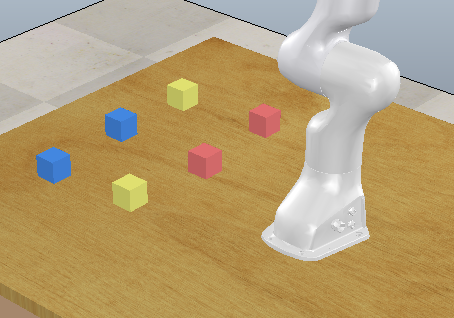
#> input picture blocks.png, 454 x 318 px
$ jupyter execute Image_processing_detection_strategy.ipynb
#> lines starting #> are read from the running program, lines starting #| are printed output that depends on the picture; after the words box and inside, x2 and y2 are one past the last pixel; in counts of white or black regions, pixels touching at a corner belong together; long printed decimals are rounded
[cell 1]
import numpy as np
import cv2
from matplotlib import pyplot as plt

This is a quick introduction to some OpenCV tools you might find useful in this project. Visit https://docs.opencv.org/master/d9/df8/tutorial_root.html for more tutorials and details. We'll start with some basic image processing.

### Image thresholding - primitive colour detection

[cell 2]
im = cv2.imread('blocks.png') #load an image
#> im is the input picture: shape (318, 454, 3); mean B, G, R 117.7, 159.7, 181.7


print("A colour image is a 2D grid of numbers, with 3 channels for colour components. Image Shape: ", im.shape)
#| A colour image is a 2D grid of numbers, with 3 channels for colour components. Image Shape:  (318, 454, 3)
print("We can access image pixel values by array indexing. Im[10,10,:]: ", im[10,10,:])
#| We can access image pixel values by array indexing. Im[10,10,:]:  [192 180 167]

[cell 3]
# Our image is stored with channels ordered as blue, green, red
plt.subplot(1,2,1)
plt.imshow(im) # our plotting expects channels red,green,blue
plt.title('BGR')
plt.subplot(1,2,2)
plt.imshow(im[:,:,[2,1,0]]) # Reversing the channel order shows the true image
plt.title('RGB')
plt.show()
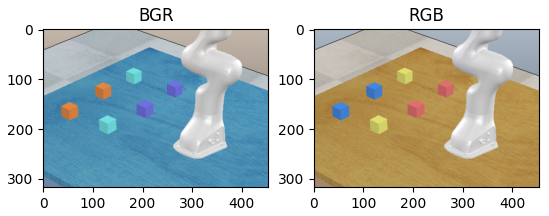
#> figure drawn by matplotlib, 2 panels; B, G, R data is drawn as R, G, B

[cell 4]
# Lets manually crop out a blue block
plt.figure(figsize=(15,5))

plt.subplot(1,4,1)
plt.imshow(im[150:180,40:70,[2,1,0]])
plt.title('Cropped image')

# Lets plot a histogram of the colours in this patch

plt.subplot(1,4,2)
plt.hist(im[150:180,40:70,0].ravel())
plt.title('Blue')
plt.subplot(1,4,3)
plt.hist(im[150:180,40:70,1].ravel())
plt.title('Green')
plt.subplot(1,4,4)
plt.hist(im[150:180,40:70,2].ravel())
plt.title('Red')
plt.show()
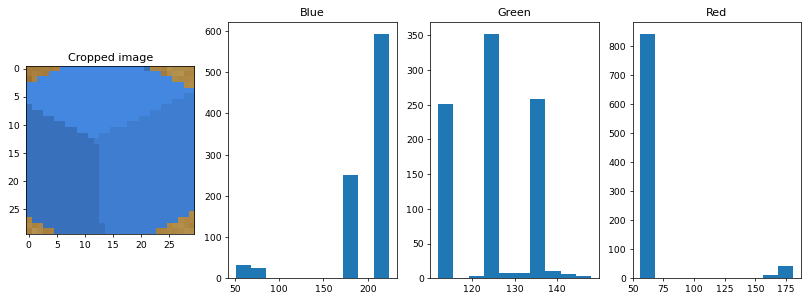
#> figure drawn by matplotlib, 4 panels; panel 2: tallest bar 593 high, from x = 206.7 to 224; panel 3: tallest bar 352 high, from x = 122.8 to 126.4; panel 4: tallest bar 843 high, from x = 56 to 68.5

# Looks like most of the colours are between
# 150-250 in the blue channel
# 0 - 150 in the green channel
# 50 - 75 in the red channel

[cell 5]
# Lets threshold the image so that only these blocks remain - we'll use the opencv inRange function
im_threshold = cv2.inRange(im, (150, 0, 50), (250, 150, 75))
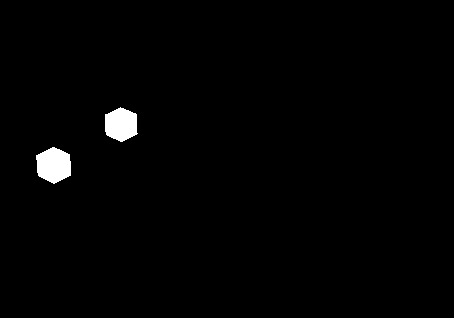
#> im_threshold: shape (318, 454); 1.3% white; 2 white regions, box (x1, y1, x2, y2) and area: (36, 147, 71, 184) 980, (105, 107, 138, 142) 881
plt.imshow(im_threshold)
plt.title('Yay! We\'ve found two blue blocks')
plt.show()

### Blob detection - primitive object detection using colour, shape or size

[cell 6]
# We'll now use an opencv simple blob detection function to find the centroids of these blobs in this thresholded image.
# Note, the simple blob detector can also threshold based on colour internally. Read the opencv documentation to learn more.

# There are many parameters to tune

params = cv2.SimpleBlobDetector_Params()
params.filterByArea = True
params.filterByInertia = False
params.filterByConvexity = False
params.filterByColor = False

params.minArea = 50
params.maxArea = 1000

detector = cv2.SimpleBlobDetector_create(params) # create a blob detector

[cell 7]
# Detect keypoints
keypoints = detector.detect(im_threshold)
#> keypoints = 2 keypoints; (x, y, size): (53, 165, 34), (121, 124, 32.2)

print("Keypoints is a list of 2D co-ordinates, eg: Keypoint 1: ",keypoints[0].pt)
#| Keypoints is a list of 2D co-ordinates, eg: Keypoint 1:  (53.352, 164.782)

[cell 8]
# Lets use an opencv function to draw circles around the detected objects
im_with_keypoints = cv2.drawKeypoints(im, keypoints, np.array([]), (255,255,255), cv2.DRAW_MATCHES_FLAGS_DRAW_RICH_KEYPOINTS)

plt.imshow(im_with_keypoints[:,:,[2,1,0]],extent=[0,im.shape[1],im.shape[0],0])
plt.plot([keypoints[0].pt[0]],[keypoints[0].pt[1]],'r+')
plt.plot([keypoints[1].pt[0]],[keypoints[1].pt[1]],'r+')
plt.show()
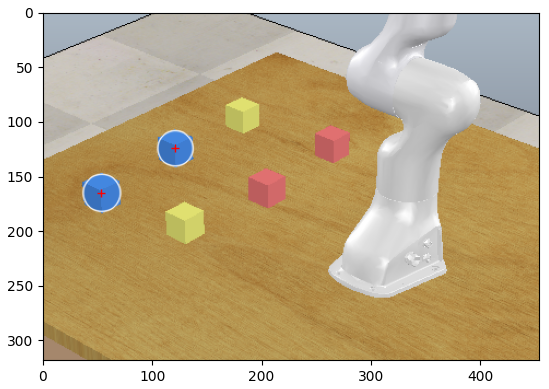
#> figure drawn by matplotlib, 1 panel
